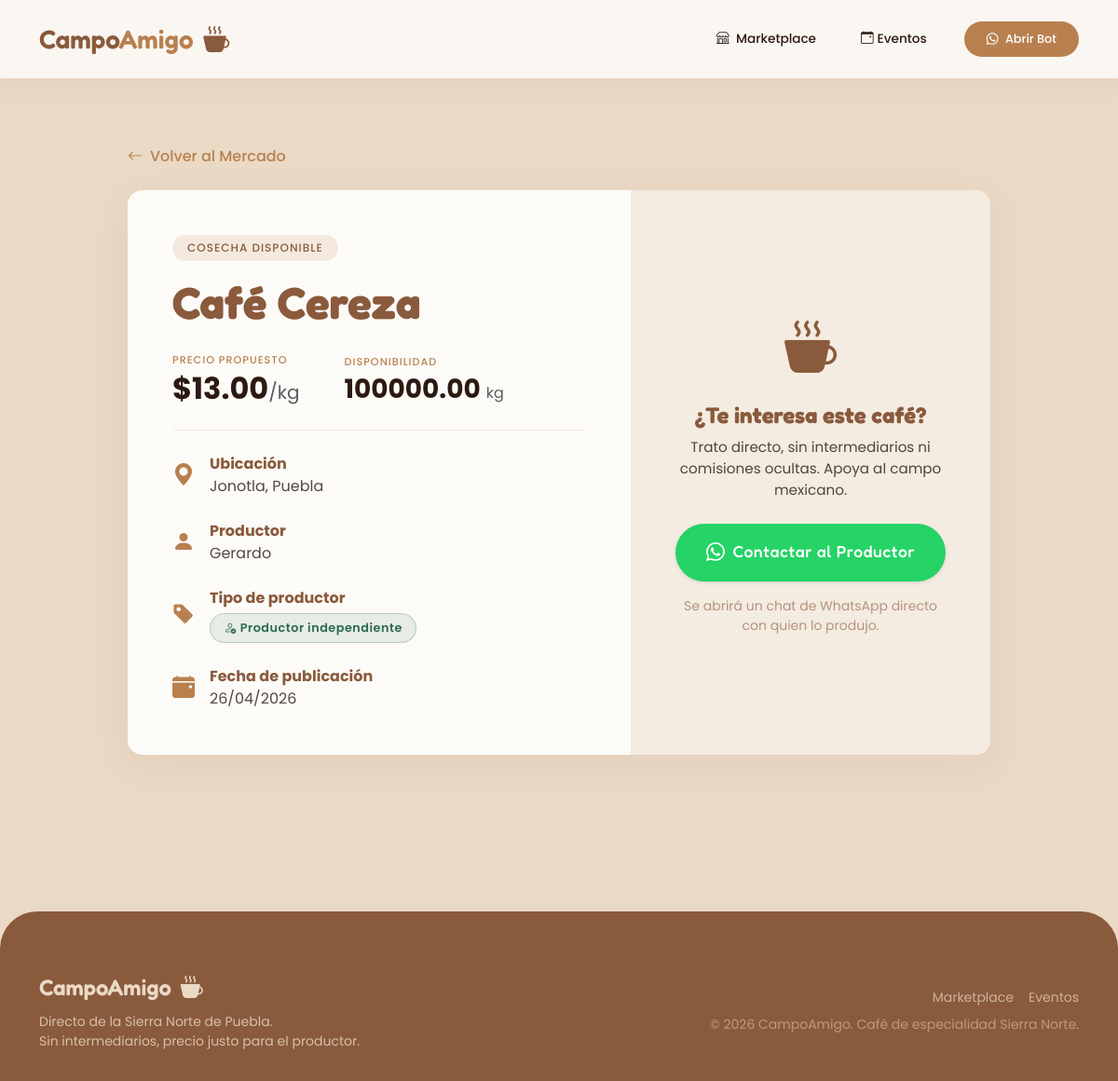
Page /cosecha/24/ on the earlier database version.
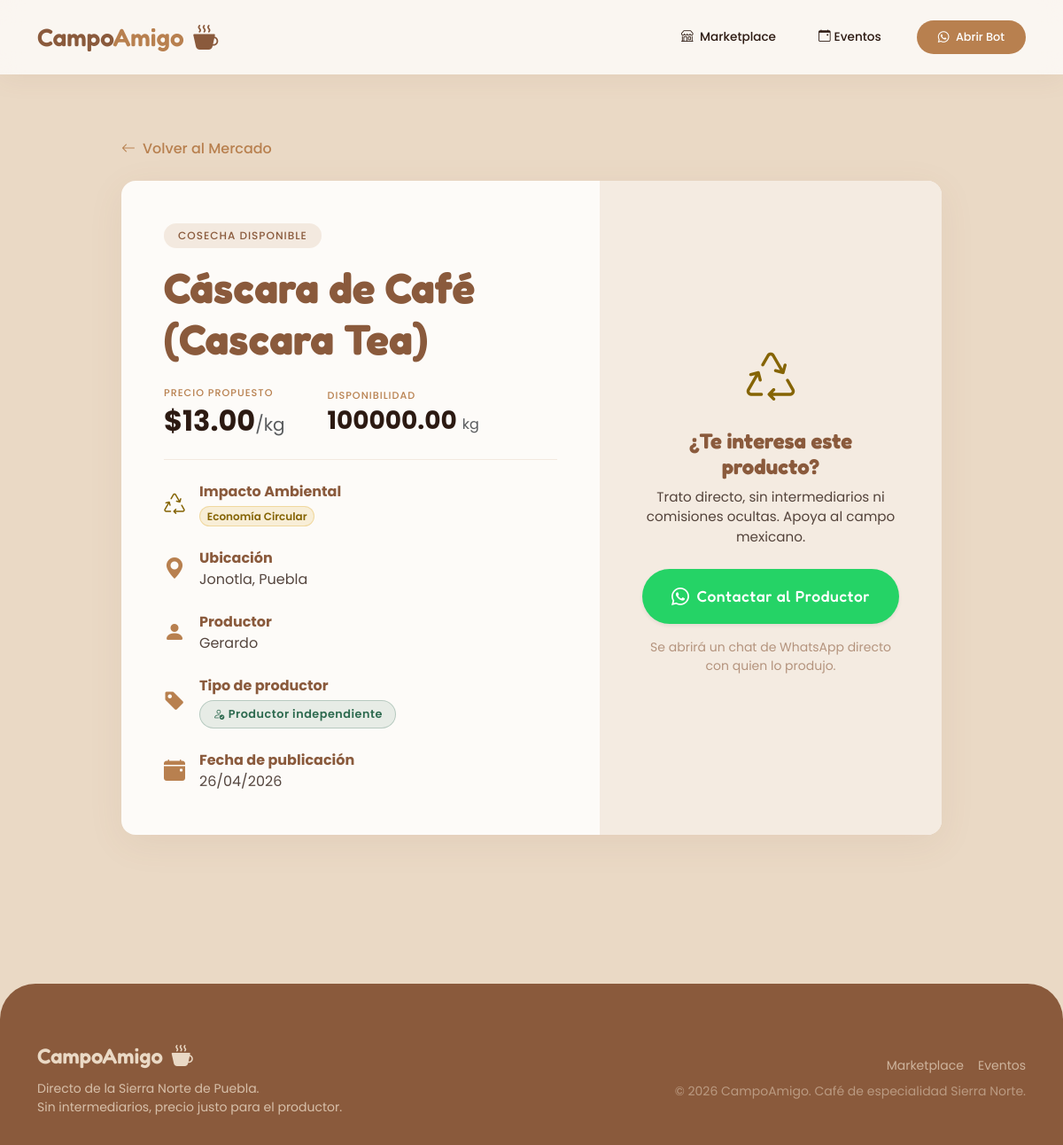
Same page on the later database version.
### core/models.py (models this page shows, shortened)
class Cosecha(models.Model):
    PROCESOS = [
        ('sin_procesar', 'Sin procesar'),
        ('lavado', 'Lavado'),
        ('natural', 'Natural'),
        ('honey', 'Honey'),
        ('anerobic', 'Fermentación Anaeróbica'),
    ]
    agricultor = models.ForeignKey(Agricultor, on_delete=models.CASCADE)
    cultivo = models.ForeignKey(Cultivo, on_delete=models.CASCADE)
    cantidad_kg = models.DecimalField(max_digits=10, decimal_places=2)
    precio_propuesto = models.DecimalField(max_digits=8, decimal_places=2)
    municipio = models.ForeignKey(Municipio, on_delete=models.SET_NULL, null=True)
    disponible = models.BooleanField(default=True)
    fecha = models.DateTimeField(auto_now_add=True)
    proceso = models.CharField(max_length=20, choices=PROCESOS, default='sin_procesar')

class Cultivo(models.Model):
    nombre = models.CharField(max_length=100)
    descripcion = models.TextField(blank=True)

class Municipio(models.Model):
    nombre = models.CharField(max_length=100)
    estado = models.CharField(max_length=50, default='Puebla')

class Agricultor(models.Model):
    nombre = models.CharField(max_length=100, blank=True)
    telefono = models.CharField(max_length=20, unique=True)
    marca = models.CharField(max_length=100, blank=True, null=True)
    municipio = models.ForeignKey(Municipio, on_delete=models.SET_NULL, null=True, blank=True)
    cultivo_principal = models.ForeignKey(Cultivo, on_delete=models.SET_NULL, null=True, blank=True)
    fecha_registro = models.DateTimeField(auto_now_add=True)

### core/views.py (the view)
# urls.py: path('cosecha/<int:pk>/', views.detalle_cosecha, name='detalle_cosecha'),
def detalle_cosecha(request, pk):
    cosecha = get_object_or_404(Cosecha, pk=pk)
    return render(request, 'core/detalle.html', {'cosecha': cosecha})

### core/templates/core/detalle.html (shortened to what the changed rows need)
{% extends 'core/base.html' %}
{% block content %}
<div class="row justify-content-center py-4">
    <div class="col-lg-10">
        <div class="card border-0 soft-shadow rounded-4 overflow-hidden" style="background-color: var(--card-bg);">
            <div class="row g-0">
                <div class="col-md-7 p-4 p-lg-5">
                    <span class="badge rounded-pill mb-3 px-3 py-2" style="background-color: rgba(184, 128, 79, 0.15); color: var(--primary); font-weight: 500; letter-spacing: 1px;">
                        COSECHA DISPONIBLE
                    </span>
                    <h1 class="display-5 fw-bold mb-4" style="color: var(--primary); font-family: 'Fredoka', sans-serif;">
                        {{ cosecha.cultivo.nombre }}
                    </h1>
                    <div class="d-flex align-items-center mb-4 pb-4 border-bottom border-light">
                        <div class="text-start me-5">
                            <small class="text-uppercase fw-medium d-block mb-1" style="color: var(--accent); font-size: 0.7rem; letter-spacing: 1px;">Precio Propuesto</small>
                            <span class="h2 fw-bold mb-0" style="color: var(--text-dark);">
                                ${{ cosecha.precio_propuesto }}<span class="fs-5 text-muted fw-normal">/kg</span>
                            </span>
                        </div>
                        <div class="text-start">
                            <small class="text-uppercase fw-medium d-block mb-1" style="color: var(--accent); font-size: 0.7rem; letter-spacing: 1px;">Disponibilidad</small>
                            <span class="h3 fw-bold mb-0" style="color: var(--text-dark);">
                                {{ cosecha.cantidad_kg }} <span class="fs-6 text-muted fw-normal">kg</span>
                            </span>
                        </div>
                    </div>
                    <ul class="list-unstyled mb-0">
                        {% if "Cáscara" in cosecha.cultivo.nombre or "Abono" in cosecha.cultivo.nombre or "Pulpa" in cosecha.cultivo.nombre %}
                        <li class="d-flex align-items-center mb-4">
                            <div class="me-3" style="color: #856404;"><i class="bi bi-recycle fs-4"></i></div>
                            <div>
                                <strong class="d-block" style="color: var(--primary);">Impacto Ambiental</strong>
                                <span class="badge rounded-pill mt-1" style="background-color: rgba(220, 165, 32, 0.15); color: #856404; font-weight: 600; border: 1px solid rgba(220, 165, 32, 0.3);">
                                    Economía Circular
                                </span>
                            </div>
                        </li>
                        {% endif %}
                        <li class="d-flex align-items-center mb-4">
                            <div>
                                <strong class="d-block" style="color: var(--primary);">Ubicación</strong>
                                <span style="color: var(--text-dark); opacity: 0.8;">{{ cosecha.municipio.nombre }}, {{ cosecha.municipio.estado }}</span>
                            </div>
                        </li>
                        <li class="d-flex align-items-center mb-4">
                            <div>
                                <strong class="d-block" style="color: var(--primary);">Productor</strong>
                                <span style="color: var(--text-dark); opacity: 0.8;">
                                    {% if cosecha.agricultor.nombre %}{{ cosecha.agricultor.nombre }}{% else %}Productor local{% endif %}
                                </span>
                            </div>
                        </li>
                        <li class="d-flex align-items-center mb-4">
                        </li>
                        <li class="d-flex align-items-center">
                            <div>
                                <strong class="d-block" style="color: var(--primary);">Fecha de publicación</strong>
                                <span style="color: var(--text-dark); opacity: 0.8;">{{ cosecha.fecha|date:"d/m/Y" }}</span>
                            </div>
                        </li>
                    </ul>
                </div>
                <div class="col-md-5 d-flex align-items-center p-4 p-lg-5" style="background-color: #F4EBE1;">
                    <div class="text-center w-100">
                        <div class="mb-4">
                            <div class="mb-3" style="color: var(--primary);">
                                {% if "Cáscara" in cosecha.cultivo.nombre or "Abono" in cosecha.cultivo.nombre or "Pulpa" in cosecha.cultivo.nombre %}
                                    <i class="bi bi-recycle" style="font-size: 3.5rem; color: #856404;"></i>
                                {% else %}
                                    <i class="bi bi-cup-hot-fill" style="font-size: 3.5rem;"></i>
                                {% endif %}
                            </div>
                            <h3 class="h4 fw-bold mb-2" style="color: var(--primary); font-family: 'Fredoka', sans-serif;">
                                {% if "Cáscara" in cosecha.cultivo.nombre or "Abono" in cosecha.cultivo.nombre or "Pulpa" in cosecha.cultivo.nombre %}
                                    ¿Te interesa este producto?
                                {% else %}
                                    ¿Te interesa este café?
                                {% endif %}
                            </h3>
                            <p style="color: var(--text-dark); opacity: 0.8; font-size: 0.95rem;">
                                Trato directo, sin intermediarios ni comisiones ocultas. Apoya al campo mexicano.
                            </p>
                        </div>
                    </div>
                </div>
            </div>
        </div>
    </div>
</div>
{% endblock %}

Differences in the rows shown:
changed through a linked row, Cosecha "Jonotla": cultivo.nombre "Café Cereza" → "Cáscara de Café (Cascara Tea)"
Other differences:
text no longer shown: "¿Te interesa este café?"
text now shown: "Impacto Ambiental Economía Circular ¿Te interesa este producto?"
